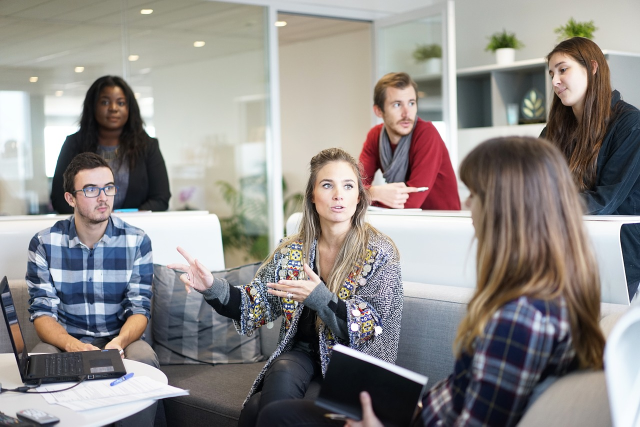
#> input picture prova_conceito_openCV/analise_facial_openCV/px-people.jpg, 1280 x 853 px, found by its file name (shown at 1/2 size)
$ jupyter execute --allow-errors 'análise_facial_openCV_k.ipynb'
#> lines starting #> are read from the running program, lines starting #| are printed output that depends on the picture
[cell 1]
import cv2
import matplotlib.pyplot as plt

from os import listdir, path, makedirs
from os.path import isfile, join

import shutil
import numpy as np

from sklearn.metrics import accuracy_score

<h1>Classificador de Cascata de Haar

[cell 2]
imagem = cv2.imread("C:\\Users\\Vitoria\\Documents\\git\\cursos\\reconhecimento_facial_openCV\\alura-analise-facial\\imagens\\px-people.jpg")
#> imagem is the input picture: shape (853, 1280, 3); mean B, G, R 136.9, 139, 142.8
imagem = cv2.cvtColor(imagem, cv2.COLOR_BGR2RGB)
plt.imshow(imagem)

[cell 3]
imagem_gray = cv2.cvtColor(imagem, cv2.COLOR_RGB2GRAY)
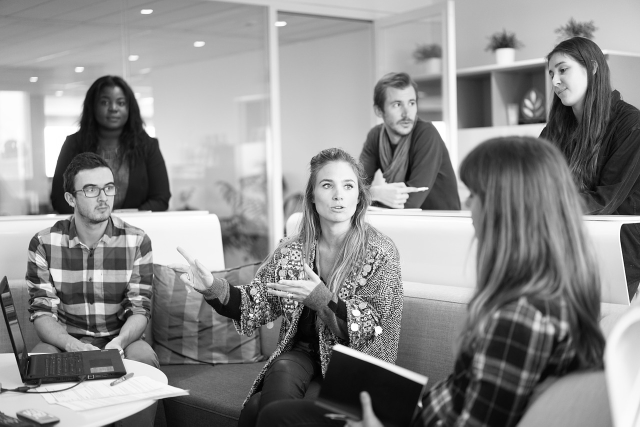
#> imagem_gray: shape (853, 1280) (shown at 1/2 size); min 0, max 255, mean 139.9
plt.imshow(imagem_gray)

[cell 4]
imagem_gray.shape
#> Out = (853, 1280)

[cell 5]
classificador = cv2.CascadeClassifier("C:\\Users\\Vitoria\\Documents\\git\\cursos\\reconhecimento_facial_openCV\\alura-analise-facial\\classificadores\\haarcascade_frontalface_default.xml")

[cell 6]
faces = classificador.detectMultiScale(imagem_gray, 1.1, 5)
#> faces = [[190, 176, 74, 74], [766, 175, 84, 84], [619, 328, 113, 113], [1088, 105, 95, 95], [151, 338, 99, 99]]
len(faces)
#> Out = 5

[cell 7]
faces[0]
#> Out = [190, 176, 74, 74]

[cell 8]
imagem_anotada = imagem.copy()

[cell 9]
for (x, y, w, h) in faces:
    cv2.rectangle(imagem_anotada, (x,y), (x+w, y+h), (225, 225, 0), 2)
#> this loop made 5 passes
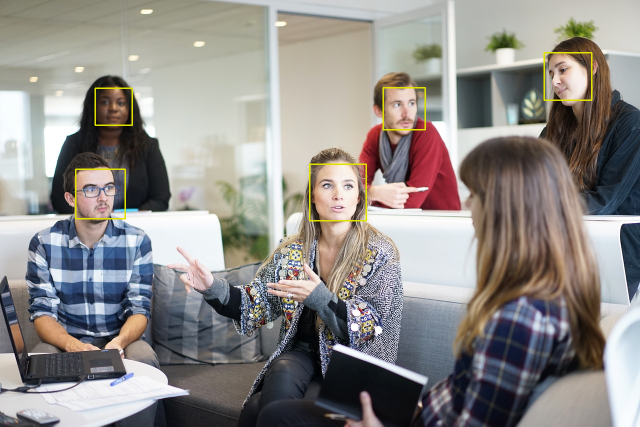
#> imagem_anotada: shape (853, 1280, 3) (shown at 1/2 size); mean R, G, B 143.3, 139.6, 136.4

[cell 10]
plt.figure(figsize=(20, 10))
plt.imshow(imagem_anotada)

[cell 11]
face_imagem = 0

for (x,y,w,h) in faces:
    face_imagem += 1
    imagem_roi = imagem[y:y+h, x:x+w]
    imagem_roi = cv2.cvtColor(imagem_roi, cv2.COLOR_RGB2BGR)
    cv2.imwrite("face_" + str(face_imagem) + ".png", imagem_roi)
#> this loop made 5 passes
#> pass 1, `imagem_roi = imagem[y:y+h, x:x+w]`:
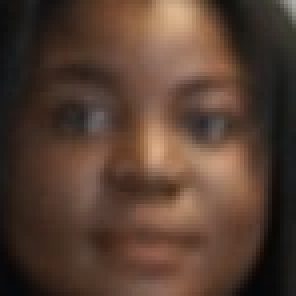
#> imagem_roi: shape (74, 74, 3) (shown 4 times larger); mean R, G, B 85.8, 62.6, 50
#> pass 2, `imagem_roi = imagem[y:y+h, x:x+w]`:
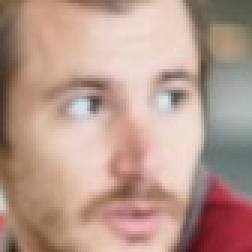
#> imagem_roi: shape (84, 84, 3) (shown 3 times larger); mean R, G, B 184.3, 153.2, 140.9
#> after the loop, face_imagem = 5

$ run again, with prova_conceito_openCV/analise_facial_openCV/face_1.png saved as prova_conceito_openCV/analise_facial_openCV/px-people.jpg
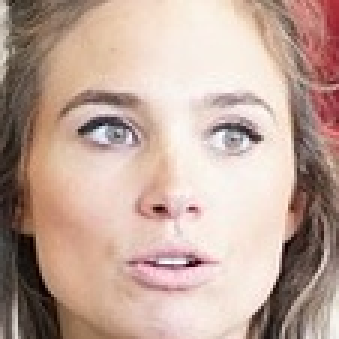
#> input picture prova_conceito_openCV/analise_facial_openCV/face_1.png, 113 x 113 px, found by its file name (shown 3 times larger)
#> imagem is the input picture: shape (113, 113, 3); mean B, G, R 154.5, 166.4, 192.2
#> faces = [[10, 7, 94, 94]]
#> `len(faces)`: Out = 1
#> `faces[0]`: Out = [10, 7, 94, 94]
#> the loop `for (x, y, w, h) in faces:` made 1 pass
#> after the loop `for (x, y, w, h) in faces:`:
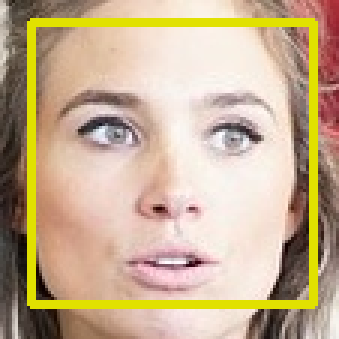
#> imagem_anotada: shape (113, 113, 3) (shown 3 times larger); mean R, G, B 197.8, 174.4, 144
#> the loop `for (x,y,w,h) in faces:` made 1 pass
#> (x, y, w, h, face_imagem) on pass 1: (10, 7, 94, 94, 1)
#> pass 1, `imagem_roi = imagem[y:y+h, x:x+w]`:
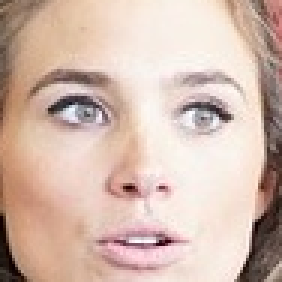
#> imagem_roi: shape (94, 94, 3) (shown 3 times larger); mean R, G, B 211.2, 185.8, 173.4
#> after the loop `for (x,y,w,h) in faces:`: face_imagem = 1
